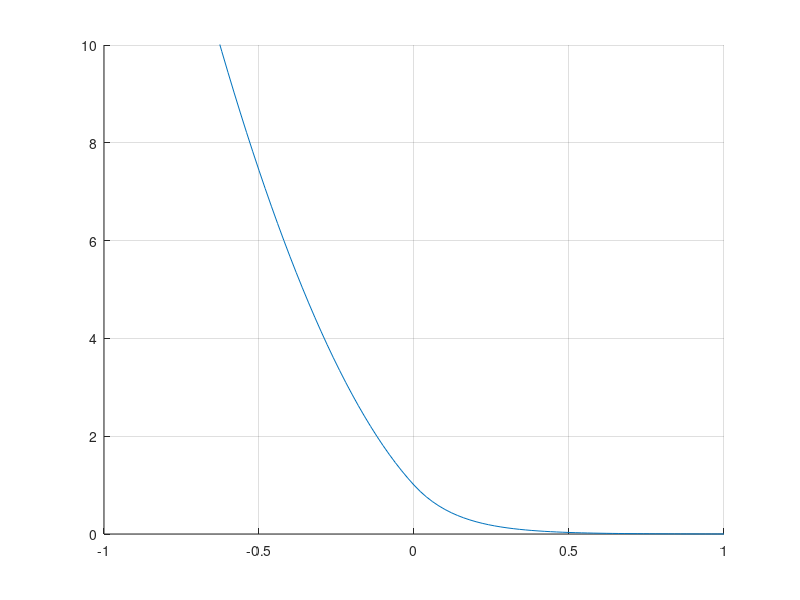
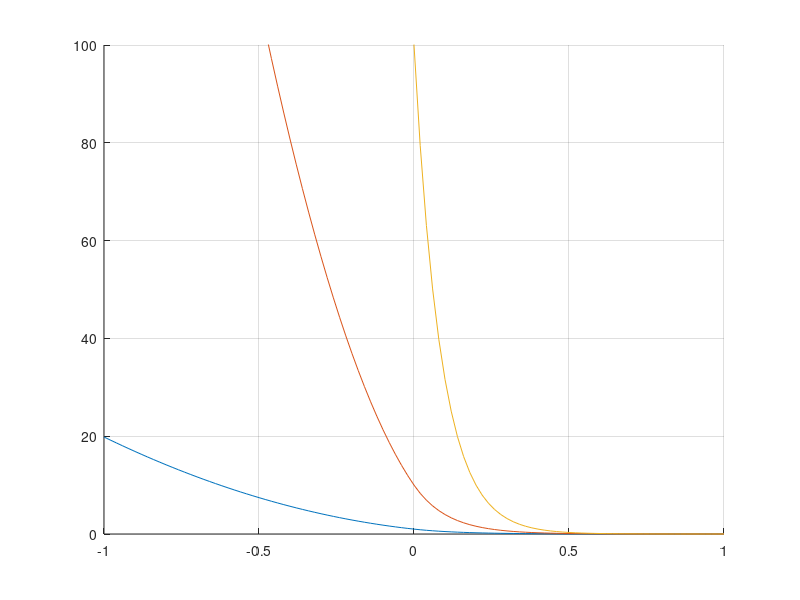
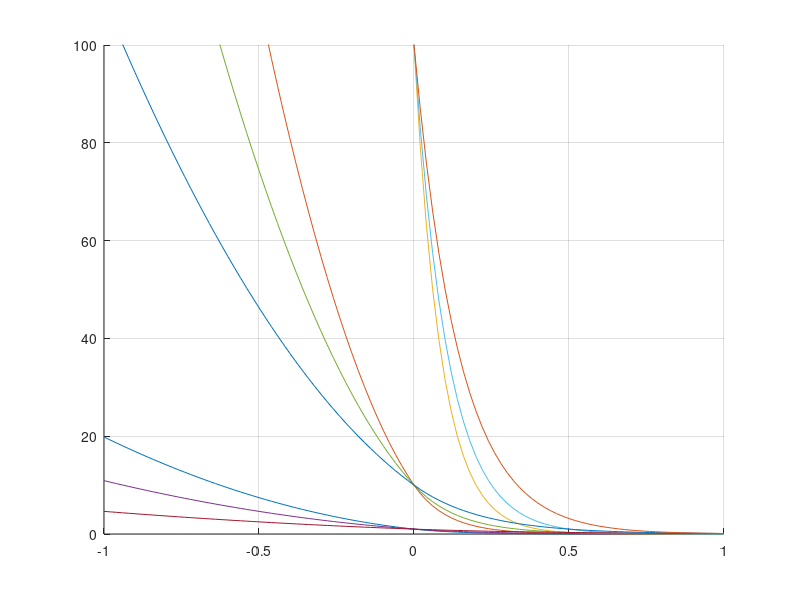

Recreate these plots in MATLAB, in order.
% / / / / / / / / / / / / / / / / / / / /
% EXPONENTIAL SOFT CONSTRAINT FORMULATION
% / / / / / / / / / / / / / / / / / / / /

clear;
clc;
close all;

x_off = 0;
x_set = linspace(x_off-1,x_off+1,101)';

iset = 1./[0.001 0.01 0.1]; % these are the sig1's
jset = [1 10 100]; % these are the weights applied externally
for i = 1:length(iset)
    for j = 1:length(jset)
        normalized_state = x_set - x_off;
%         sig_h_exp(normalized_state<0,i,j) = jset(j)*(sqrt(1-normalized_state(normalized_state<0)*log(jset(j)*iset(i)))).^2;
%         sig_h_exp(normalized_state>=0,i,j) = jset(j)*(sqrt(exp(-normalized_state(normalized_state>=0)*log(jset(j)*iset(i))))).^2;
        sig_h_exp(normalized_state<0,i,j) = jset(j)*(1-normalized_state(normalized_state<0)*log(sqrt(jset(j)*iset(i)))).^2;
        sig_h_exp(normalized_state>=0,i,j) = jset(j)*(exp(-normalized_state(normalized_state>=0)*log(sqrt(jset(j)*iset(i))))).^2;
%         sig_h_exp(normalized_state>0,i,j) = jset(j)*(1+normalized_state(normalized_state>0)*log(sqrt(jset(j)*iset(i)))).^2;
%         sig_h_exp(normalized_state<=0,i,j) = jset(j)*(exp(normalized_state(normalized_state<=0)*log(sqrt(jset(j)*iset(i))))).^2;
    end
end

%%
figure('color','w'); hold on; grid on;
j=1;
i=1;%for i = 1:length(iset)
    plot(x_set, sig_h_exp(:,i,j))
% end

xlim(x_set([1 end]))
ylim([0 10])

%%
figure('color','w'); hold on; grid on;
i=1;
for j = 1:length(jset)
    plot(x_set, sig_h_exp(:,i,j))
end

xlim(x_set([1 end]))
ylim([0 100])

%%
figure('color','w'); hold on; grid on;
for i = 1:length(iset)
    for j = 1:length(jset)
        plot(x_set, sig_h_exp(:,i,j))
    end
end

xlim(x_set([1 end]))
ylim([0 100])
